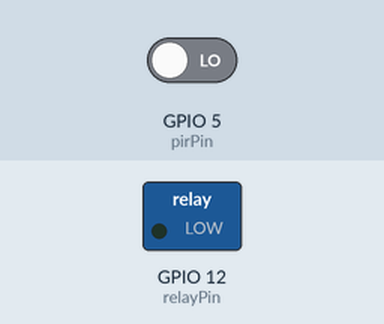
This sketch was run on a simulated ESP32. Shown: switched loads named in the sketch (green lamp = pin HIGH). The test bench sets the inputs (shaded band); at power-on: GPIO 5 (pirPin) LOW. WiFi joins after 1.5 s; servers stay silent unless stated; what the sketch prints to the serial monitor is not drawn.

Above: at 3.2 s.
3.3 s: GPIO 5 (pirPin) driven HIGH
At 4.6 s:
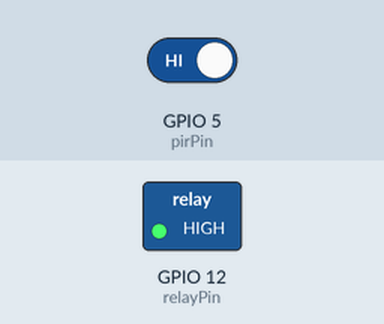
Timing chart, 0 to 6.3 s (numbered marks = the images above; inputs shaded):
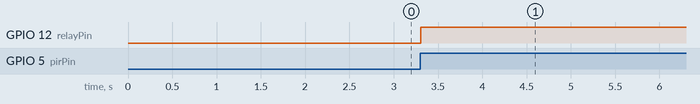

The sketch:

sketch.ino
```cpp
#include <WiFiClient.h>
#include <WiFi.h>
#include <ThingSpeak.h>

const int pirPin = 5;   // PIR sensor connected to GPIO5 (D1)
const int relayPin = 12; // Relay connected to GPIO12 (D2)
unsigned long lastMotionTime = 0;
const unsigned long motionTimeout = 10000; // 10 seconds
int motionCount = 0; // Count of motions detected
unsigned long totalLightOnTime = 0; // Accumulated light ON time
const float powerRating = 10.0; // Light power in Watts

const char* ssid = "Wokwi-GUEST";
const char* password = "";
unsigned long myChannelNumber = 2898713;
const char* myWriteAPIKey = "3ML9KFOY5VGEX1FB";
WiFiClient client;

void setup() {
  Serial.begin(115200);
  pinMode(pirPin, INPUT);
  pinMode(relayPin, OUTPUT);
  digitalWrite(relayPin, LOW); // Initially, light is OFF

  WiFi.begin(ssid, password);
  Serial.print("Connecting to WiFi");
  while (WiFi.status() != WL_CONNECTED) {
    delay(1000);
    Serial.print(".");
  }
  Serial.println("\nConnected to WiFi");
  ThingSpeak.begin(client);
}

void loop() {
  int motionDetected = digitalRead(pirPin);

  if (motionDetected) {
    digitalWrite(relayPin, HIGH); // Turn ON light
    lastMotionTime = millis();
    motionCount++; // Increment motion count
    Serial.println("Motion detected! Light ON");
  }

  // If no motion for 10 seconds, turn off light
  if (millis() - lastMotionTime > motionTimeout) {
    if (digitalRead(relayPin) == HIGH) {
      totalLightOnTime += motionTimeout / 1000; // Accumulate ON time in seconds
    }
    digitalWrite(relayPin, LOW); // Turn OFF light
    Serial.println("No motion. Light OFF");
  }

  // Calculate energy consumption (Watt-hours)
  float energyConsumption = (powerRating / 3600.0) * totalLightOnTime;

  // Send data to ThingSpeak every 15 seconds
  static unsigned long lastUpdateTime = 0;
  if (millis() - lastUpdateTime >= 15000) {
    lastUpdateTime = millis();

    int lightStatus = digitalRead(relayPin);
    ThingSpeak.setField(1, lightStatus);
    ThingSpeak.setField(2, motionCount);
    ThingSpeak.setField(3, (int)totalLightOnTime);
    ThingSpeak.setField(4, energyConsumption);

    int status = ThingSpeak.writeFields(myChannelNumber, myWriteAPIKey);
    if (status == 200) {
      Serial.println("Data sent to ThingSpeak successfully!");
    } else {
      Serial.println("Error sending data to ThingSpeak.");
    }

    motionCount = 0; // Reset motion count after sending data
  }

  delay(100); // Short delay to prevent excessive looping
}
```

Measured:
- after the input at 3.3 s, GPIO 12 (relayPin): LOW → HIGH at once
